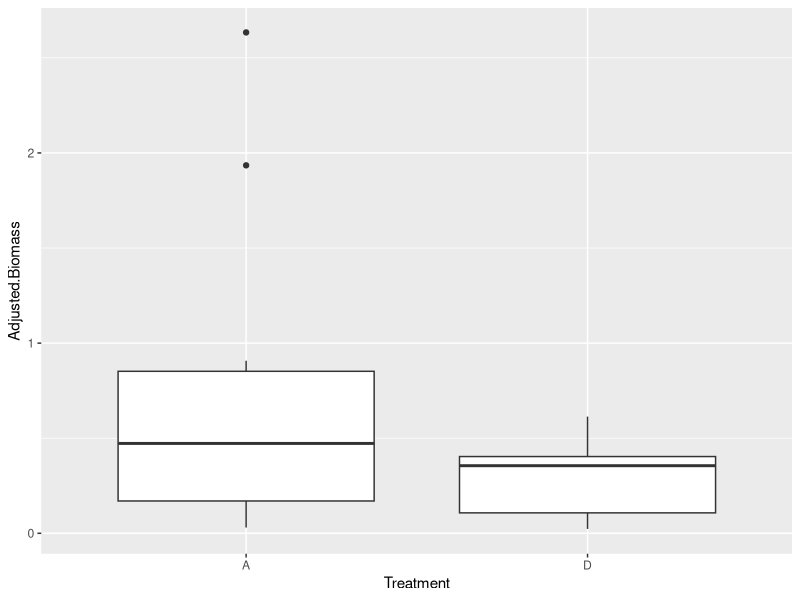
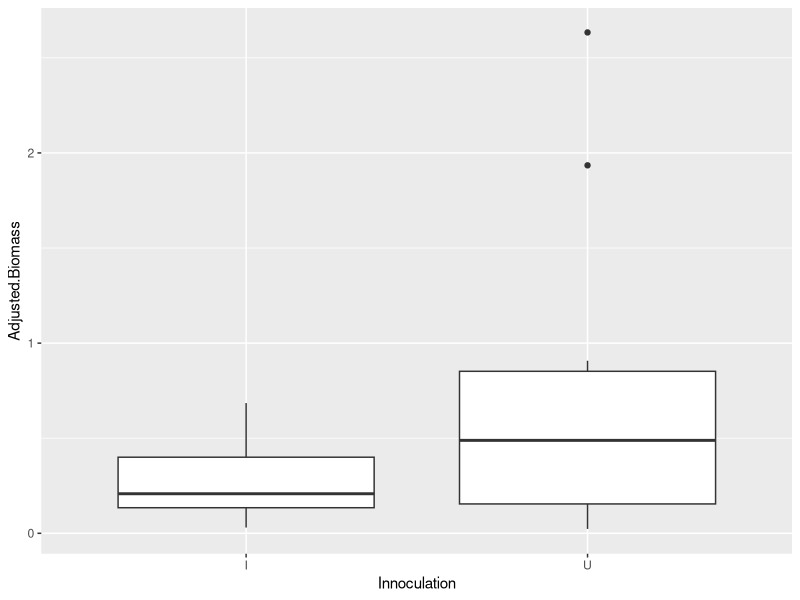
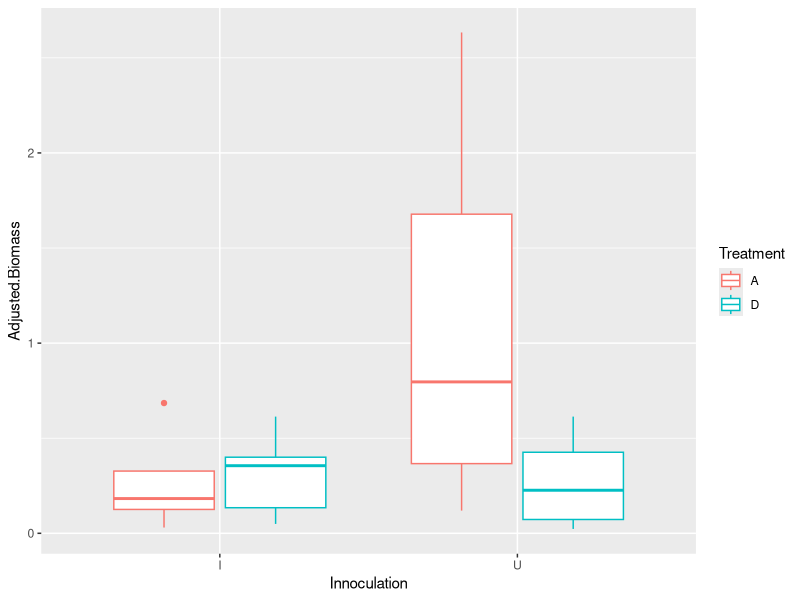
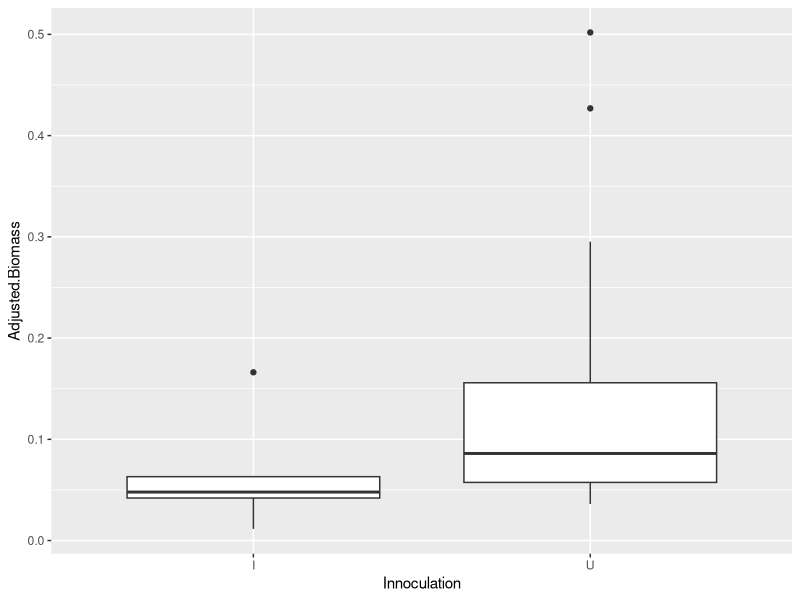
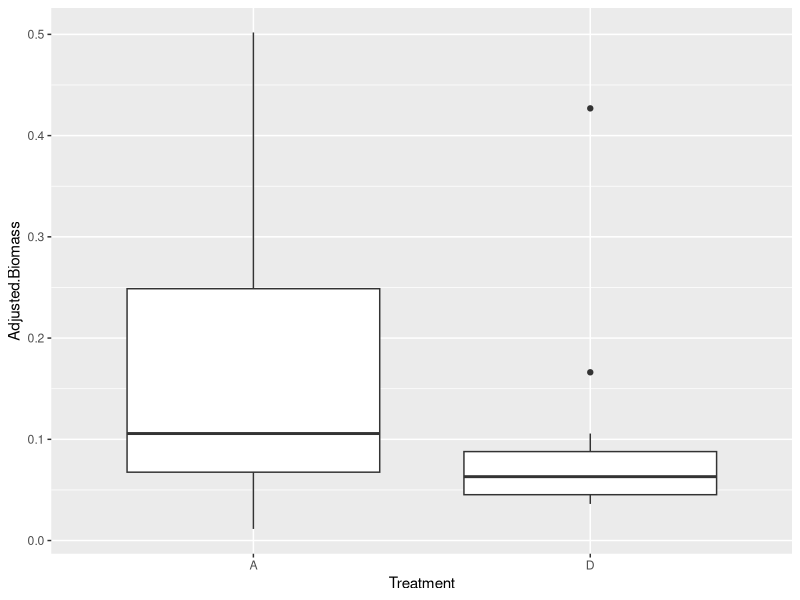
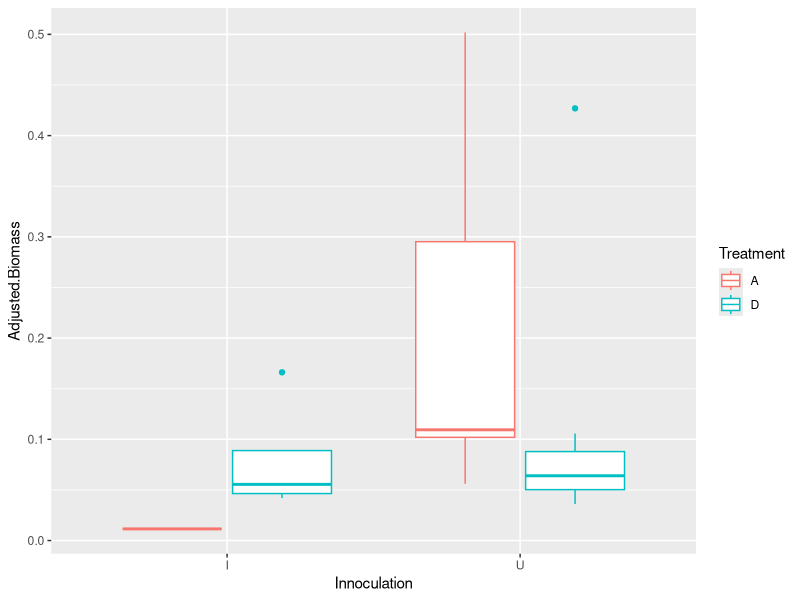
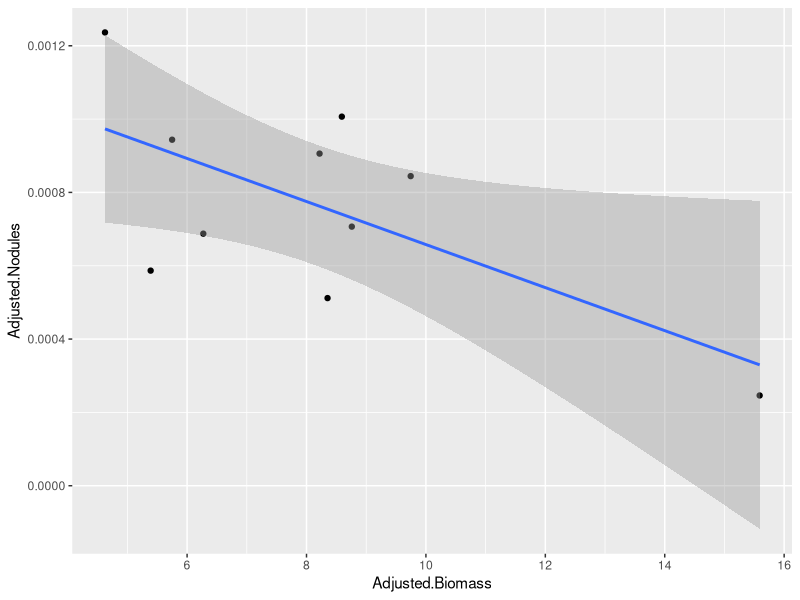
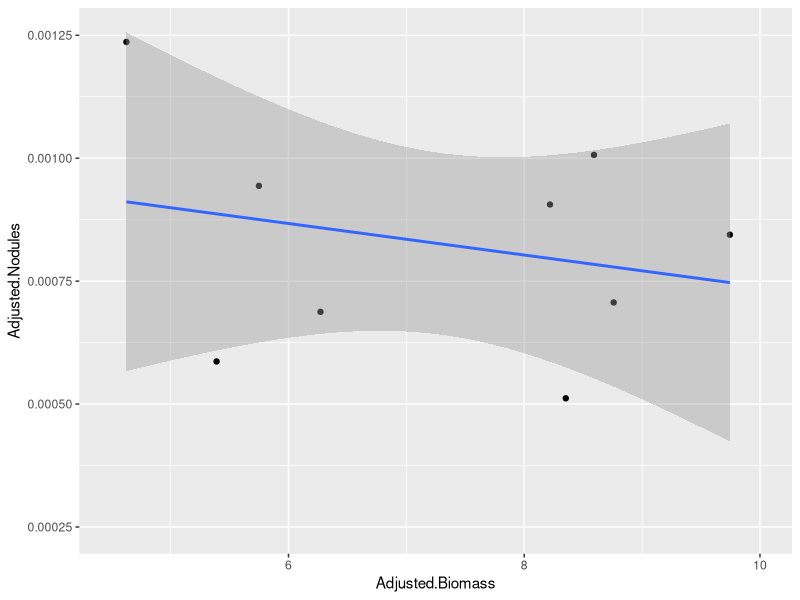

The R script that drew these images, in order:
library(tidyverse)
library(dplyr)
library(lme4)
#%>% is called a pipeline=(ex.name%>%) it will continue whatever you want to apply to the initial data frame
#tidyverse gets the data into the format you want; when you run statistics you aren't using tidyverse
#"~" denotes an equation
#hold "control" and "return" to run line

#library(minpack.lm)
#library(nlstools)
#library(grid)
#library(gridExtra)

setwd("~/Desktop/Repositories/mega-competition/THESIS/")  

Focal<- read.csv("Focal Individuals.csv")
Back<- read.csv("Background_Individuals.csv")
Neighbor<- read.csv("Neighborhood_Counts.csv")

colnames(Neighbor)
colnames(Focal)

Neighbor_Clean<-Neighbor%>%
  filter(Phytometer!="BRHO", Phytometer!="PLER", Phytometer!="BHRO")
#"!=" does not equal 

Neighbor_Clean$CRCO <- NULL
head(Neighbor_Clean)
#removed CRCO

Neighbor_Clean$Weed_Sum <-rowSums(Neighbor_Clean[ ,c(10,11,12,13,14,15)], na.rm=TRUE)
#summed weed counts

Neighbor_Clean <- Neighbor_Clean %>% 
  mutate(Survival = Phyto.. / 3) 
#created survival percentage

colnames(Neighbor_Clean) <- c("Block..", "Plot..", "Sub..", "Treatment", "Background", "Density","Sample.Name", "Back.Ind..", "Phyto..","ERBO","FIGA","GAMU","HYGL","SIGA","other","X", "Weed_Sum", "Survival") 

Focal_All<-left_join(Neighbor_Clean,Focal,by=c("Block..", "Plot..", "Treatment", "Sample.Name"))
#"c"=character vector (list)

count_focal<-Focal_All%>%
  group_by(Species, Innoculation, Treatment) %>% 
  summarize(count=n())

mean_focal<-Focal_All%>%
  group_by(Species, Innoculation, Treatment) %>% 
  summarize(mean_biomass=mean(Adjusted.Biomass),sd_biomass=sd(Adjusted.Biomass))

#TRIF STATS
THIR_focal<-Focal_All%>%
  filter(Species=="THIR")
#Boolean "==" evaluates if an expression is true or false; if true it will keep it, if false it will remove it
aov_THIR_focal<-aov(Adjusted.Biomass~Treatment*Innoculation, data=THIR_focal)
#"+" means no interaction between variables, "*" means you are assuming there is interaction 
summary(aov_THIR_focal)
#look at "Pr(>F) for the p-value
#"*" in Signif.codes mean less than 0.05
#"." in Signif.codes means "marginally significant"
#####CONCLUSION: TREATMENT ALONE IS MARGINALLY SIGNIFICANT (0.0772)

aov_THIR_focal_add<-aov(Adjusted.Biomass~Treatment+Innoculation, data=THIR_focal)
summary(aov_THIR_focal_add)
######CONCLUSION: TREATMENT ALONE IS MARGINALLY SIGNIFICANT (0.0887)

ggplot(THIR_focal,aes(x=Treatment, y=Adjusted.Biomass))+
  geom_boxplot()
#aes means "aesthetics"?, tell it x-var and y-var
#"+" like adding another "layer"

ggplot(THIR_focal,aes(x=Innoculation, y=Adjusted.Biomass))+
  geom_boxplot()

ggplot(THIR_focal,aes(x=Innoculation, y=Adjusted.Biomass, color=Treatment))+
  geom_boxplot()

aov_THIR_weed<-aov(Adjusted.Biomass~Weed_Sum*Survival, data=THIR_focal)
summary(aov_THIR_weed)

#TWIL STATS
TWIL_focal<-Focal_All%>%
  filter(Species=="TWIL")
#Boolean "==" evaluates if an expression is true or false; if true it will keep it, if false it will remove it
aov_TWIL_focal<-aov(Adjusted.Biomass~Treatment*Innoculation, data=TWIL_focal)
#"+" means no interaction between variables, "*" means you are assuming there is interaction 
summary(aov_TWIL_focal)
#look at "Pr(>F) for the p-value
#"*" in Signif.codes mean less than 0.05
#"." in Signif.codes means "marginally significant"
######CONCLUSION: NO SIGNIFICANCE

aov_TWIL_focal_add<-aov(Adjusted.Biomass~Treatment+Innoculation, data=TWIL_focal)
summary(aov_TWIL_focal_add)
######CONCLUSION: NO SIGNIFICANCE

TWIL_focal_model <- lmer(Adjusted.Biomass~ Treatment+Innoculation+(1|Block..),data=TWIL_focal, na.action = "na.fail")

ggplot(TWIL_focal,aes(x=Innoculation, y=Adjusted.Biomass))+
  geom_boxplot()

ggplot(TWIL_focal,aes(x=Treatment, y=Adjusted.Biomass))+
  geom_boxplot()

ggplot(TWIL_focal,aes(x=Innoculation, y=Adjusted.Biomass, color=Treatment))+
  geom_boxplot()

#WEED STATS

#TWIL
aov_TWIL_weed<-aov(Adjusted.Biomass~Weed_Sum*Innoculation, data=TWIL_focal)
summary(aov_TWIL_weed)
######CONCLUSION: NO SIGNIFICANCE

aov_TWIL_weed<-aov(Adjusted.Biomass~Weed_Sum+Innoculation, data=TWIL_focal)
summary(aov_TWIL_weed)
######CONCLUSION: NO SIGNIFICANCE

aov_TWIL_weed<-aov(Adjusted.Biomass~Weed_Sum*Treatment, data=TWIL_focal)
summary(aov_TWIL_weed)
######CONCLUSION: NO SIGNIFICANCE

aov_TWIL_weed<-aov(Adjusted.Biomass~Weed_Sum+Treatment, data=TWIL_focal)
summary(aov_TWIL_weed)
######CONCLUSION: NO SIGNIFICANCE

aov_TWIL_weed<-aov(Survival~Weed_Sum*Innoculation, data=TWIL_focal)
summary(aov_TWIL_weed)
######CONCLUSION: NO SIGNIFICANCE

aov_TWIL_weed<-aov(Survival~Weed_Sum+Innoculation, data=TWIL_focal)
summary(aov_TWIL_weed)
######CONCLUSION: NO SIGNIFICANCE

aov_TWIL_weed<-aov(Survival~Weed_Sum*Treatment, data=TWIL_focal)
summary(aov_TWIL_weed)
######CONCLUSION: NO SIGNIFICANCE

aov_TWIL_weed<-aov(Survival~Weed_Sum+Treatment, data=TWIL_focal)
summary(aov_TWIL_weed)
######CONCLUSION: NO SIGNIFICANCE


#THIR
aov_THIR_weed<-aov(Adjusted.Biomass~Weed_Sum*Innoculation, data=THIR_focal)
summary(aov_THIR_weed)
######CONCLUSION: NO SIGNIFICANCE

aov_THIR_weed<-aov(Adjusted.Biomass~Weed_Sum+Innoculation, data=THIR_focal)
summary(aov_THIR_weed)
######CONCLUSION: NO SIGNIFICANCE

aov_THIR_weed<-aov(Adjusted.Biomass~Weed_Sum*Treatment, data=THIR_focal)
summary(aov_THIR_weed)
######CONCLUSION: TREATMENT ALONE IS MARGINALLY SIGNIFICANT (0.072)

aov_THIR_weed<-aov(Adjusted.Biomass~Weed_Sum+Treatment, data=THIR_focal)
summary(aov_THIR_weed)
######CONCLUSION: TREATMENT ALONE IS MARGINALLY SIGNIFICANT (0.0649)

aov_THIR_weed<-aov(Survival~Weed_Sum*Innoculation, data=THIR_focal)
summary(aov_THIR_weed)
######CONCLUSION: NO SIGNIFICANCE

aov_THIR_weed<-aov(Survival~Weed_Sum+Innoculation, data=THIR_focal)
summary(aov_THIR_weed)
######CONCLUSION: NO SIGNIFICANCE

aov_THIR_weed<-aov(Survival~Weed_Sum*Treatment, data=THIR_focal)
summary(aov_THIR_weed)
######CONCLUSION: NO SIGNIFICANCE

aov_THIR_weed<-aov(Survival~Weed_Sum+Treatment, data=THIR_focal)
summary(aov_THIR_weed)
######CONCLUSION: NO SIGNIFICANCE


#BACK STATS

#TWIL
TWIL_back<-Back%>%
  filter(Species=="TWIL")

aov_TWIL_back<-aov(Adjusted.Biomass~Treatment, data=TWIL_back)
summary(aov_TWIL_back)
######CONCLUSION: NO SIGNIFICANCE

aov_TWIL_back<-aov(Adjusted.Nodules~Treatment, data=TWIL_back)
summary(aov_TWIL_back)
######CONCLUSION: NO SIGNIFICANCE

lm_TWIL_back<-lm(Adjusted.Nodules~Adjusted.Biomass, data=TWIL_back)
#lm=linear model; comparing two continuous variables; testing for linear relationship between them 
#think about which might be more predictive of the other
summary(lm_TWIL_back)
######CONCLUSION: BIOMASS IS SIGNIFICANT (0.04129); for every unit increase in biomass we see a decrease in nodules.
#Estimate(Intercept) is y-int, Adjusted.Biomass-Estimate is equation
ggplot(TWIL_back, aes(x=Adjusted.Biomass, y=Adjusted.Nodules))+
  geom_point()+
  geom_smooth(method="lm")
#note that there is one outlier that may be influencing results
ggplot(TWIL_back, aes(x=Adjusted.Biomass, y=Adjusted.Nodules))+
  geom_point()+
  geom_smooth(method="lm")+
  xlim(4.5,10)
  #coord_cartesian(xlim=c(4.5,10))
#check trend without outlier; there is still a slight negative trend: CREATE NEW DATA FRAME WITHOUT OUTLIER TOO AND COMPARE SIGNIFICANCE


#Can't Use For Back (only one per block)
#TWIL_back_model <- lmer(Adjusted.Nodules~Adjusted.Biomass +(1|Block..),data=TWIL_back, na.action = "na.fail")
#linear mixed effects models = includes a "random effect" (in our case block) that might contribute in the variance in biomass (for example), so we want to control for that

#THIR
THIR_back<-Back%>%
  filter(Species=="THIR")

aov_THIR_back<-aov(Adjusted.Biomass~Treatment, data=THIR_back)
summary(aov_THIR_back)
######CONCLUSION: TREATMENT IS SIGNIFICANT (0.0284)

aov_THIR_back<-aov(Adjusted.Nodules~Treatment, data=THIR_back)
summary(aov_THIR_back)
######CONCLUSION: NO SIGNIFICANCE


lm_THIR_back<-lm(Adjusted.Biomass~Adjusted.Nodules, data=THIR_back)
summary(lm_THIR_back)
ggplot(THIR_back, aes(x=Adjusted.Nodules, y=Adjusted.Biomass))+
  geom_point()+
  geom_smooth(method="lm")
######CONCLUSION: NOT SIGNIFICANT

###HELP

#BOXPLOTS W/ WEEDS
ggplot(TWIL_focal, aes(x=Weed_Sum, y=Survival, color=Treatment))+
  geom_boxplot()

ggplot(THIR_focal, aes(x=Weed_Sum, y=Survival, color=Innoculation))+
  geom_boxplot()

#SCATTERPLOTS???
#ggplot(Focal_All, aes(x=Survival, y=Weed_Sum, color=Treatment))+
  #geom_point()

#BARPLOTS
ggplot(THIR_focal, aes(x=Survival, y=Weed_Sum, fill=Innoculation))+
  geom_bar(position='dodge', stat='identity')

ggplot(THIR_focal, aes(x=Survival, y=Weed_Sum, fill=Treatment))+
  geom_bar(position='dodge', stat='identity')

ggplot(TWIL_focal, aes(x=Survival, y=Weed_Sum, fill=Innoculation))+
  geom_bar(position='dodge', stat='identity')

ggplot(TWIL_focal, aes(x=Survival, y=Weed_Sum, fill=Treatment))+
  geom_bar(position='dodge', stat='identity')



###Two-way ANOVA: good for categorical comparisons (ex.FOCAL=we have multiple predictor variables; two independent variables (Treatment and Inoculation), one dependent variable (Adjusted.Biomass)) 

#FOCAL: TWIL-U and TWIL-I D/A biomass, THIR-U and THIR-I D/A biomass
#BACK: TWIL-U D/A biomass and nodules, THIR-U D/A biomass and nodules
#nodules=continuous variable---scatter plot
#NEIGHBOR:  TWIL-U and TWIL-I D/A biomass w/ weeds OR background species, THIR-U and THIR-I D/A biomass w/ weeds OR background specie
#make graphs---box-and-whisker plot graphs to start 
